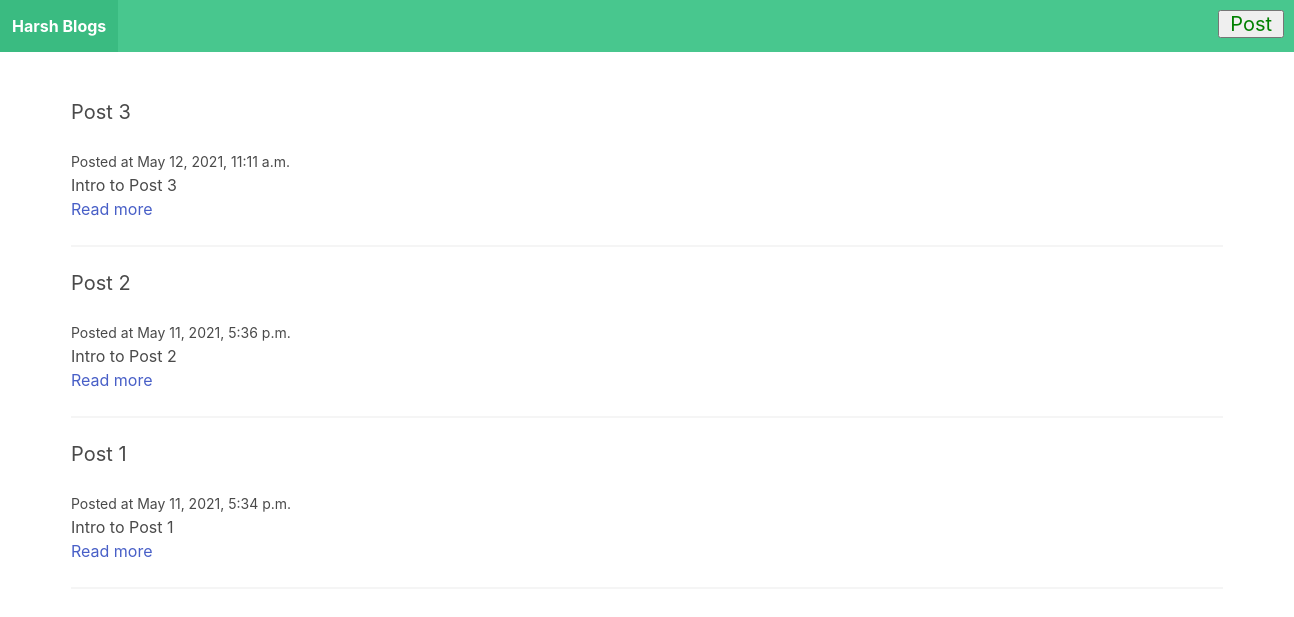
The page / on the database its author committed.
### Main/models.py (models this page shows, shortened)
class Post(models.Model):
    title = models.TextField(unique=True)
    slug = models.SlugField(unique=True)
    intro = models.TextField(max_length=100)
    body = models.TextField(max_length=1000)
    date = models.DateTimeField(default=timezone.now)
    class Meta:
        ordering = ['-date']

### Main/views.py (the view)
# urls.py: path('', views.home,name="home"),
def home(request):
    posts = Post.objects.all()
    return render(request, "home.html", {'posts': posts})

### Templates/home.html
{% extends 'base.html' %}
{% block content %}
{% for post in posts %}
        <div class="post block">
            <h2 class="subtitle">{{post.title}}</h2>
            <small>Posted at {{post.date}}</small>
            <p >{{post.intro}}</p>
            <a href="{% url 'post_detail' post.slug %}">Read more</a>
        </div>
<hr>
    {% endfor %}
{% endblock %}

### Templates/base.html (shortened to what this page needs)
<!DOCTYPE html>
<html>
    <head>
        <link rel="stylesheet" href="https://cdn.jsdelivr.net/npm/bulma@0.9.1/css/bulma.min.css">
    </head>
    <body>
        <nav class="navbar is-success">
            <div class="navbar-brand">
                <a href="/" class="navbar-item"><strong>Harsh Blogs</strong></a>
                <a href="{% url 'Add_Post' %}"  id="Post"><button style="color:green;font-size:20px;margin:10px 0px 0px 1100px;padding:0px 10px;">Post</button></a>
            </div>
        </nav>
        <section class="section">
            <div class="container">
                {% block content %}
                {% endblock %}
            </div>
        </section>
    </body>
</html>

### rows shown on the page
Post: title "Post 3", date "May 12, 2021, 11:11 a.m.", intro "Intro to Post 3"
Post: title "Post 2", date "May 11, 2021, 5:36 p.m.", intro "Intro to Post 2"
Post: title "Post 1", date "May 11, 2021, 5:34 p.m.", intro "Intro to Post 1"
